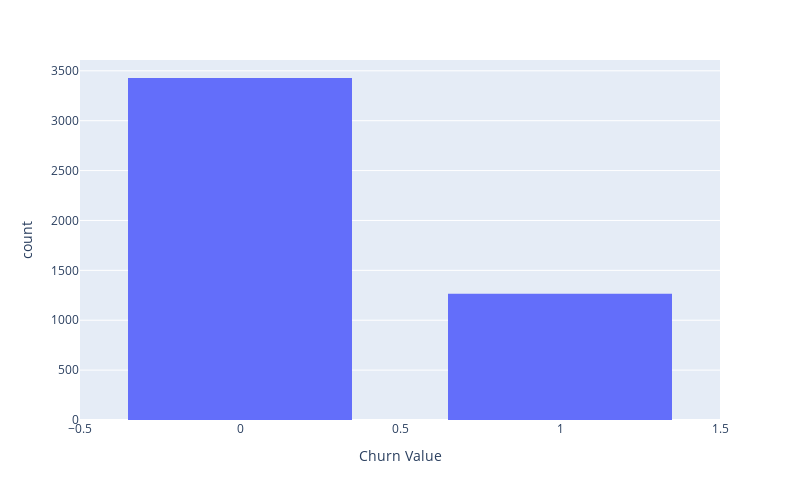

Here is the notebook cell this chart was saved with:
### Markdown cell above
<div id="Data Visualization">
    <h2>Data Visualization</h2>
</div>

### Code cell
fig = px.histogram(telco_df, x="Churn Value")
fig.update_layout(width=800, height=500, bargap=0.3)
fig.show()

### Figure 1 — Plotly figure (JSON) as saved in the notebook; plotly's stock layout.template omitted (floating-point values rounded to 4 significant figures; data arrays with more than 128 entries replaced by an {"elided": "..."} marker saying what was removed)
{"data": [{"alignmentgroup": "True", "bingroup": "x", "hovertemplate": "Churn Value=%{x}<br>count=%{y}<extra></extra>", "legendgroup": "", "marker": {"color": "#636efa", "pattern": {"shape": ""}}, "name": "", "offsetgroup": "", "orientation": "v", "showlegend": false, "type": "histogram", "x": {"elided": "4718 int values"}, "xaxis": "x", "yaxis": "y"}], "layout": {"bargap": 0.3, "barmode": "relative", "height": 500, "legend": {"tracegroupgap": 0}, "margin": {"t": 60}, "width": 800, "xaxis": {"anchor": "y", "domain": [0, 1], "title": {"text": "Churn Value"}}, "yaxis": {"anchor": "x", "domain": [0, 1], "title": {"text": "count"}}}}
